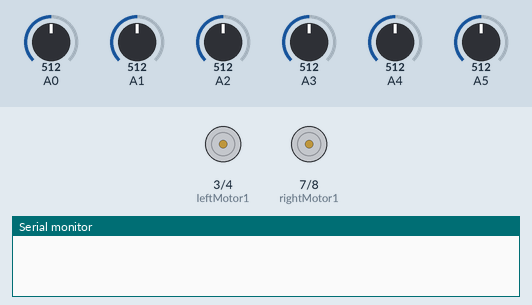
The sketch below on a simulated Arduino Uno, built with avr-gcc and run on an emulated ATmega328P. Shown: motor-driver pin pairs drawn as motors (green arrow = first pin HIGH = forward, orange = second pin HIGH = backward, longer = more drive, scaled by the enable pin), the last lines printed to the serial monitor. The test bench sets the inputs (shaded band); at power-on: A5 = 512, A0 = 512, A1 = 512, A2 = 512, A3 = 512, A4 = 512. No radio packets arrive unless stated.

Above: at 7.2 s.
7.3 s: A5 set to 100
10.3 s: A0 set to 323
At 10.7 s:
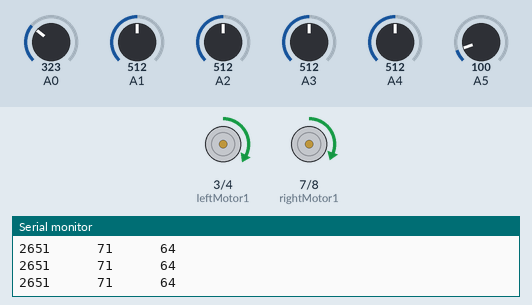
13.3 s: A0 set to 290
At 19.5 s:
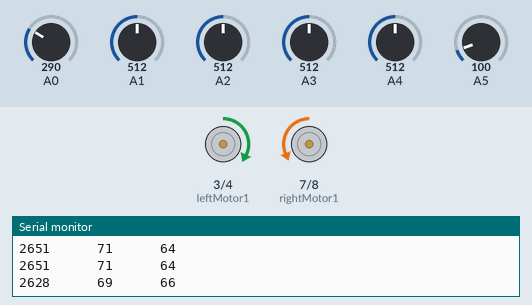
At 27.7 s:
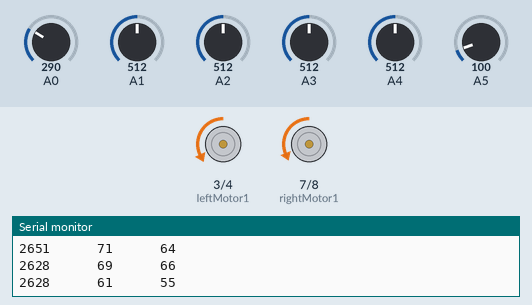
Timing chart, 0 to 36.6 s (numbered marks = the images above; inputs shaded):
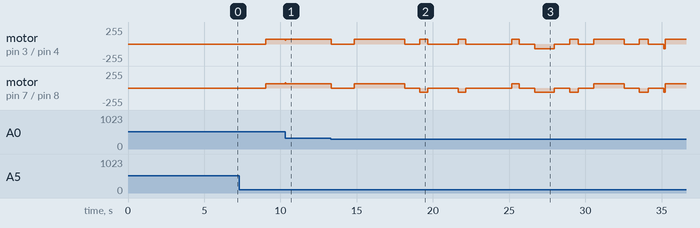

Measured:
- the behaviour switches between 307 and 306 on A0 (found by bisection; images 1 and 2)
- after the input at 10.3 s, motor on pin 3 (leftMotor1) / pin 4 (leftMotor2): forward 72/255 → forward 71/255 at once; motor on pin 7 (rightMotor1) / pin 8 (rightMotor2): forward 63/255 → forward 64/255 at once

The sketch:

Big_final.ino
```cpp
#include <SPI.h>
#include <nRF24L01.h>
#include <RF24.h>
#include <QTRSensors.h>
#define NUM_SENSORS 6 // kullanılan sensör numarası siz 8ini de kullanabilirsiniz.
#define rightMotor1 7
#define rightMotor2 8
#define rightMotorPWM 6
#define leftMotor1 3
#define leftMotor2 4

#define leftMotorPWM 5
#define base 70
#define degisgen 0.942


#define Kp 0.008 // Kendi deneyimlerinizle bulmanız gerekli küçük bir değer ile başlayıp, büyütebilirsiniz en kararlı Kp değerini bulana kadar..
#define Kd 0.1 // Bunu da küçük bir değerden başlatın ve deneyimleyerek büyütün. ( Not: Kp < Kd)
#define rightMaxSpeed 110*degisgen
#define leftMaxSpeed 110
#define rightBaseSpeed 70*degisgen
#define leftBaseSpeed 70
QTRSensorsAnalog qtrrc((unsigned char[]) {0,1,2,3,4,5} ,NUM_SENSORS);
unsigned int sensorValues[NUM_SENSORS];
int lastError = 0;
unsigned int sensors[6];


 //SCK -> 13//MISO -> 12//MOSI -> 11//CSN -> 9//CE -> 10
RF24 radio(10,9);
 const uint64_t pipe = 0xE8E8F0F0E1LL;
 int msg[1];

 void setup()
 {
  Serial.begin(9600);
  radio.begin();
  radio.openReadingPipe(1,pipe);
  radio.startListening();
  pinMode(rightMotor1, OUTPUT);
  pinMode(rightMotor2, OUTPUT);
  pinMode(rightMotorPWM, OUTPUT);
  pinMode(leftMotor1, OUTPUT);
  pinMode(leftMotor2, OUTPUT);
  pinMode(leftMotorPWM, OUTPUT);
  int i;
  for (int i = 0; i < 200; i++){ // tercihe bağlı alandır ya robotunuzu hatta yürüterek kalibre edin veya bunu otomatik yapın.
    qtrrc.calibrate();
  }
  delay(20);
  wait(1000);

 }

 void loop()
 {
  wait(3000);
  oda1();
  wait(3000);
  oda2();
  while(1) wait(500);
 }


 void pidline(int x){

  while(1)
  {


    qtrrc.readCalibrated(sensors);
    int position = qtrrc.readLine(sensors,true,1);
    Serial.print(position);Serial.print("      ");
    int error = position - 2500;
    int motorSpeed = Kp * error + Kd * (error - lastError);
    lastError = error;
    int rightMotorSpeed = x*degisgen - motorSpeed;
    int leftMotorSpeed = x + motorSpeed;
    if (rightMotorSpeed > rightMaxSpeed ) rightMotorSpeed = rightMaxSpeed;
    if (leftMotorSpeed > leftMaxSpeed ) leftMotorSpeed = leftMaxSpeed;
    if (rightMotorSpeed < 0) rightMotorSpeed = 0;
    if (leftMotorSpeed < 0) leftMotorSpeed = 0;
    Serial.print(leftMotorSpeed);Serial.print("      ");
    Serial.println(rightMotorSpeed);

    {

    digitalWrite(rightMotor1, HIGH);
    digitalWrite(rightMotor2, LOW);
    analogWrite(rightMotorPWM, rightMotorSpeed);
    digitalWrite(leftMotor1, HIGH);
    digitalWrite(leftMotor2, LOW);
    analogWrite(leftMotorPWM, leftMotorSpeed);
    }
    if(sensors[5]<300&&sensors[0]<300)//beyaz icin
    {
      digitalWrite(rightMotor1, LOW);
      digitalWrite(rightMotor2, LOW);
      analogWrite(rightMotorPWM, 0);
      digitalWrite(leftMotor1, LOW);
      digitalWrite(leftMotor2, LOW);
      analogWrite(leftMotorPWM, 0);
      delay(1000); break;
    }
  }
}

void turnright(int a)
{
  digitalWrite(rightMotor1, HIGH);
  digitalWrite(rightMotor2, LOW);
  analogWrite(rightMotorPWM, base*degisgen);
  digitalWrite(leftMotor1, LOW);
  digitalWrite(leftMotor2, HIGH);
  analogWrite(leftMotorPWM, base);
  delay(a);
}
void turnleft(int a)
{
  digitalWrite(rightMotor1, LOW);
  digitalWrite(rightMotor2, HIGH);
  analogWrite(rightMotorPWM, base*degisgen);
  digitalWrite(leftMotor1, HIGH);
  digitalWrite(leftMotor2, LOW);
  analogWrite(leftMotorPWM, base);
  delay(a);
}
void wait(int a)
{
  digitalWrite(leftMotor1, LOW);
  digitalWrite(leftMotor2, LOW);
  analogWrite(leftMotorPWM, 0);
  digitalWrite(rightMotor1, LOW);
  digitalWrite(rightMotor2, LOW);
  analogWrite(rightMotorPWM, 0);
  delay(a);
}
void ilerle(int a)
{
  digitalWrite(leftMotor1, HIGH);
  digitalWrite(leftMotor2, LOW);
  analogWrite(leftMotorPWM, base);
  digitalWrite(rightMotor1, HIGH);
  digitalWrite(rightMotor2, LOW);
  analogWrite(rightMotorPWM, base*degisgen);
  delay(a);
}

void geri(int a)
{
  digitalWrite(rightMotor1, LOW);
  digitalWrite(rightMotor2, HIGH);
  analogWrite(rightMotorPWM,base*degisgen);
  digitalWrite(leftMotor1,LOW );
  digitalWrite(leftMotor2, HIGH);
  analogWrite(leftMotorPWM, base);
  delay(a);
}


void oda1(){
pidline(70);
wait(500);
ilerle(3300);
wait(1000);
turnleft(520);//90 derece sola
wait(1000);
qtrrc.readCalibrated(sensors);

  while(sensors[5]>300&&sensors[4]>300&&sensors[3]>300&&sensors[2]>300&&sensors[1]>300&&sensors[0]>300)
  {
    ilerle(30);
    qtrrc.readCalibrated(sensors);
    Serial.println("ilerliyor");
  } // 50cm gidecek

wait(1000);
turnleft(500);
wait(1000);
pidline(60); // 90 derece saga
wait(1000);
ilerle(500); // 50 cm gidecek
wait(1000);
geri(1300);
wait(1000);
turnleft(570); // 90 derece saga
wait(1000);
ilerle(2000);
wait(1000);
turnleft(585);
wait(1000);
geri(50);
delay(50);
ilerle(1800);
wait(2000);
qtrrc.readCalibrated(sensors);

  while(sensors[5]>300&&sensors[4]>300&&sensors[3]>300&&sensors[2]>300&&sensors[1]>300&&sensors[0]>300)
  {
    ilerle(20);
    qtrrc.readCalibrated(sensors);
    Serial.println("ilerliyor");
  }

wait(500);
 pidline(70);


}


void oda2(){
pidline(70);
wait(500);
ilerle(3300);
wait(500);
turnleft(520);//90 derece sola
wait(500);
qtrrc.readCalibrated(sensors);

  while(sensors[5]>300&&sensors[4]>300&&sensors[3]>300&&sensors[2]>300&&sensors[1]>300&&sensors[0]>300)
  {
    ilerle(10);
    qtrrc.readCalibrated(sensors);
    Serial.println("ilerliyor");
  }
ilerle(100);
wait(500);
turnright(520); //90 derece sola
wait (500);
pidline(60);
wait(1000);
ilerle(800);
wait(1000);
geri(1500); // 30 cm geri
wait(1000);
turnright(520); // 90 derece saga
wait(1000);
ilerle(1800); // 50 cm gidecek
wait(1000);
turnleft(520); // 90 derece saga
wait(1000);
ilerle(1500);
wait(1000);

qtrrc.readCalibrated(sensors);

  while(sensors[5]>300&&sensors[4]>300&&sensors[3]>300&&sensors[2]>300&&sensors[1]>300&&sensors[0]>300)
  {
    ilerle(20);
    qtrrc.readCalibrated(sensors);
    Serial.println("ilerliyor");
  }
  wait(500);

pidline(70);


}

void oda3(){
    pidline(70);
  wait(500);
ilerle(3300);
wait(500);
turnright(520);//90 derece sola
wait(500);
qtrrc.readCalibrated(sensors);

  while(sensors[5]>300&&sensors[4]>300&&sensors[3]>300&&sensors[2]>300&&sensors[1]>300&&sensors[0]>300)
  {
    ilerle(10);
    qtrrc.readCalibrated(sensors);
    Serial.println("ilerliyor");
  } // 50cm gidecek
wait(500);
turnleft(520); //90 derece sola
wait (500);
pidline(60);
wait(1000);
ilerle(500);
wait(1000);
geri(1500); // 30 cm geri
wait(1000);
turnleft(520);
wait(1000);
ilerle(1800);
wait(1000);
turnright(520);
wait(500);
ilerle(1500);

qtrrc.readCalibrated(sensors);

  while(sensors[5]>300&&sensors[4]>300&&sensors[3]>300&&sensors[2]>300&&sensors[1]>300&&sensors[0]>300)
  {
    ilerle(30);
    qtrrc.readCalibrated(sensors);
    Serial.println("ilerliyor");
  }
  wait(500);


 pidline(70);


}


void oda4(){
pidline(70);
wait(500);
ilerle(3300);
wait(500);
turnright(520);//90 derece sola
wait(500);
ilerle(1500);
wait(500);
qtrrc.readCalibrated(sensors);

  while(sensors[5]>300&&sensors[4]>300&&sensors[3]>300&&sensors[2]>300&&sensors[1]>300&&sensors[0]>300)
  {
    ilerle(30);
    qtrrc.readCalibrated(sensors);
    Serial.println("ilerliyor");
  }
// 50cm gidecek
wait(500);
turnright(520); //90 derece sola
wait (500);
pidline(60);

wait(1000);
ilerle(500);
wait(1000);
geri(1200); // 30 cm geri
wait(1000);
turnright(520); // 90 derece saga
wait(1000);
ilerle(1800); // 50 cm gidecek
wait(1000);
turnright(600); // 90 derece saga
wait(1000);

ilerle(2500);
wait(1000);

qtrrc.readCalibrated(sensors);

  while(sensors[5]>300&&sensors[4]>300&&sensors[3]>300&&sensors[2]>300&&sensors[1]>300&&sensors[0]>300)
  {
    ilerle(10);
    qtrrc.readCalibrated(sensors);
    Serial.println("ilerliyor");
  }

wait(1000);
pidline(70);


}
```
